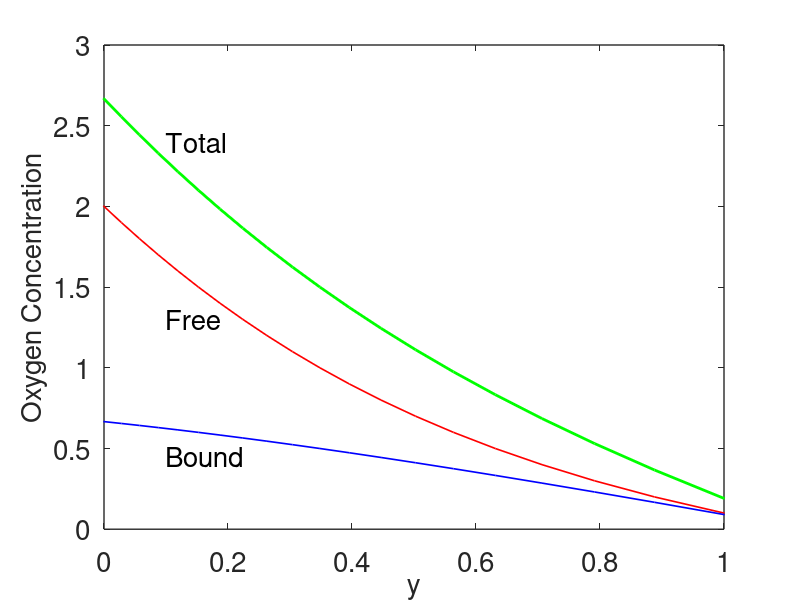
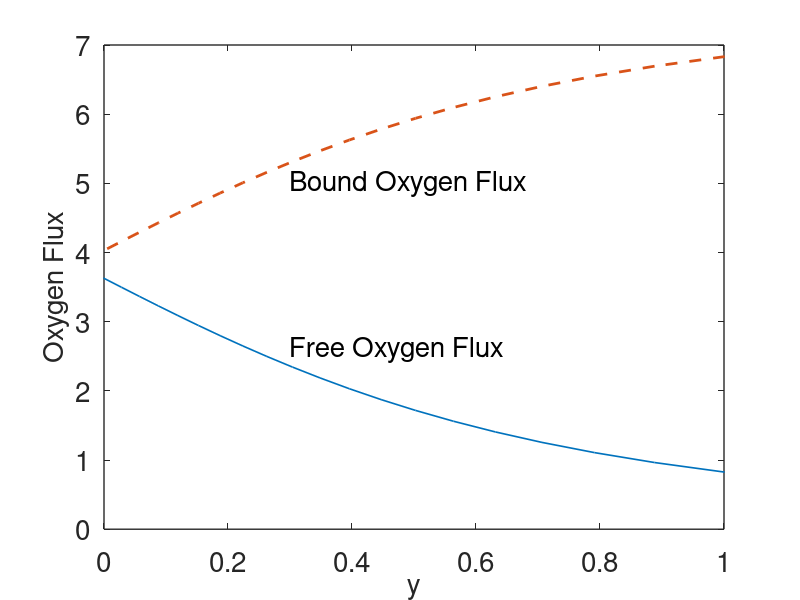
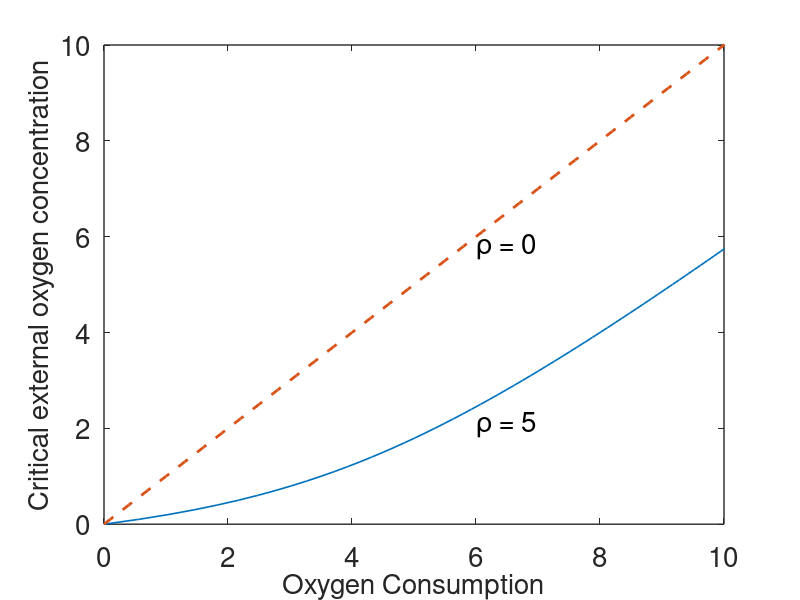
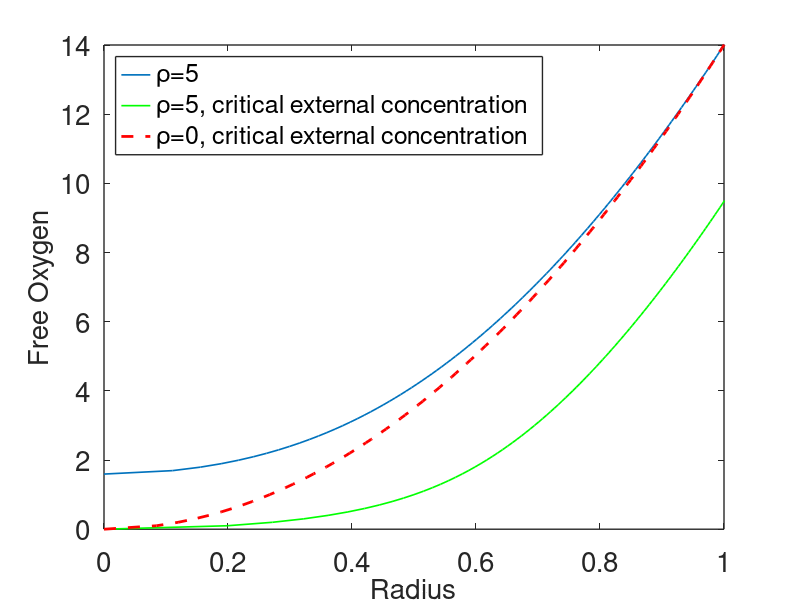

Recreate these plots in MATLAB, in order.
% facilitated diffusion plots

set(0,                           ...
   'defaultaxesfontsize', 20,   ...
   'defaultaxeslinewidth', 1.0, ...
   'defaultlinelinewidth', 1.2, ...
   'defaultpatchlinewidth', 0.7);
 
%parameters
rho = 10;
s0 = 2;
sL = 0.1;
mu = 1/((1+s0)*(1+sL));

sig = [0:0.1:20];

u =  sig./(1+sig);

sig0 = s0+rho*s0/(1+s0);
fac = (1+mu*rho)*(s0-sL);
xi = -(sig+rho*u-sig0)/fac;
stot = sig+u;
sigp = fac*(1+sig).^2./(sig.^2+rho+2*sig+1);
up = sigp./(1+sig).^2;


figure(1)
plot(xi,sig,'r',xi,u,'b',xi,stot,'g','linewidth',2)
axis([0 1 0 3])
xlabel('y','fontsize',20)
ylabel('Oxygen Concentration','fontsize',20)
text(0.1,2.4,'Total','fontsize',20)
text(0.1,0.45,'Bound','fontsize',20)
text(0.1,1.3,'Free','fontsize',20)
 
figure(2)
plot(xi,sigp,xi,rho*up,'--','linewidth',2)
text(0.3,5,'Bound Oxygen Flux','fontsize',20)
text(0.3,2.6,'Free Oxygen Flux','fontsize',20)
axis([0 1 0 7])
xlabel('y','fontsize',20)
ylabel('Oxygen Flux','fontsize',20)
 
rho = 5;
gam = sig+rho*u;

figure(3)
plot(gam,sig,sig,sig,'--','linewidth',2)
axis([0 10 0 10])
xlabel('Oxygen Consumption','fontsize',20)
ylabel('Critical external oxygen concentration','fontsize',20)
text(6,2.1,'\rho = 5','fontsize',20)
text(6,5.8,'\rho = 0','fontsize',20)
 
r = rho;
g = 14;
xi = sqrt(gam/g);
xi0 = sqrt(sig/g);
s1 = g;
s0 = (-r-s1-1+sqrt(4*r*s1^2+r^2+6*r*s1+s1^2+2*r+2*s1+1))/(1+s1)/2;
sig0=[s0:0.1:20];
gam0 = sig0+rho*sig0./(1+sig0);

xi1 = sqrt(abs(gam0-s0-r*s0/(1+s0))/g);
figure(4)

plot(xi1,sig0,xi,sig,'g',xi0,sig,'r--','linewidth',2)
xlabel('Radius','fontsize',20)
ylabel('Free Oxygen','fontsize',20)
legend('\rho=5','\rho=5, critical external concentration','\rho=0, critical external concentration', ...
    'Location','northwest')
,
axis([0 1 0 14])
 